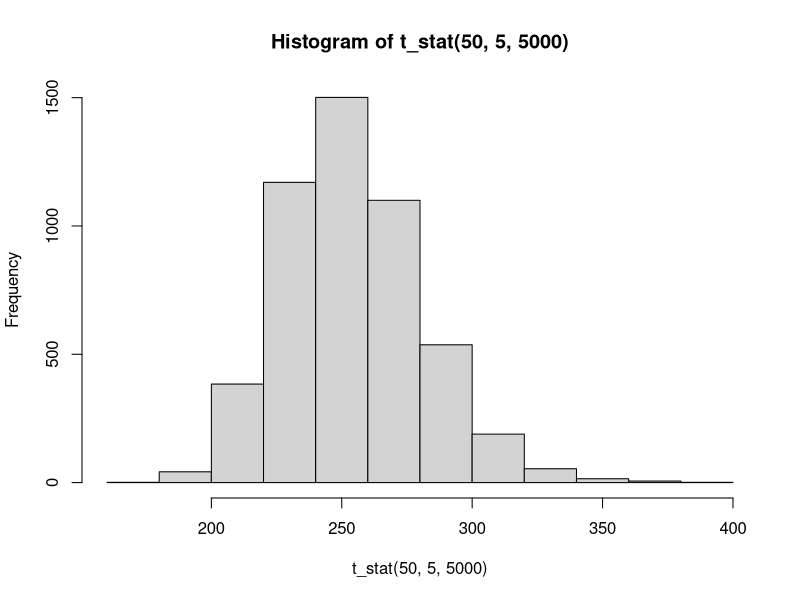
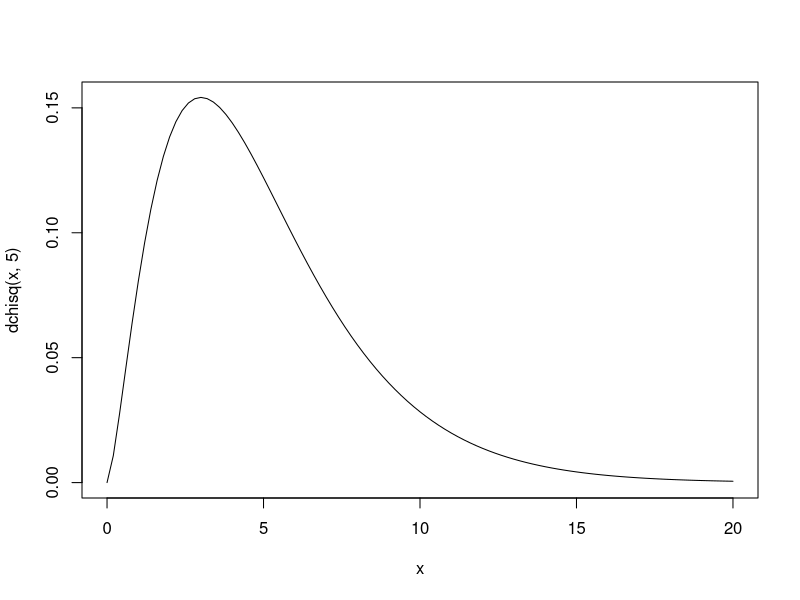

Source code (R) for these figures, in order: (Note: this script raises an error after producing the figures.)
t_stat <- function(n,df,nreps) {
  
  t_stat = numeric(nreps)
  
  for(i in 1:nreps) {
    x <- rchisq(n,df,nreps)
    t_stat[i] <- (mean(x)-df)/(sd(x)/sqrt(n)) 
  }
  return(t_stat)
}

hist(t_stat(50,5,5000))
curve(dchisq(x,5), xlim=c(0,20))

f_test <- function(n,k1,k2,nreps) {
  f_test <- numeric(nreps)
  for(i in 1:nreps) {
    x <- rf(k1,k2,nreps)
    f_test[i] <- (mean(x)-(k2/(k2-2)))/(sd(x)/sqrt(n))
  }
  return(f_test)
}

f <- f_test(100,4,6,5000)
f2 <- 1/f_test(100,6,4,5000)

fi <- function(nreps,k1,k2) {
  
  x <- fi(nreps,k1,k2)
  y <- 1/x
  
  hist(y, freq=F,
       main=paste("X ~ F(",k1,",",k2,") 일 때","1/F(",k1,",",k2,")의 분포"),
       xlab = "1/x",
       col=gray(0.8), 
       breaks=seq(0,10000,0.2), 
       xlim=c(0,6))
      
  curve(df(x,k2,k1),
       col="blue",
       lwd=2,
       add=TRUE)
       
  text(y=0.4, x=2.5, paste("<==F(",k2,",",k1,")") ,col="blue")
}

par(mfrow=c(2,2))
fi(10000,5,10)


#다항분포
csq <- function(n,nreps) { #n-다항시행의 시행횟수, nreps-반복추출할 표본수
  cs = numeric(nreps)
  lp = length(p)
  for(i in 1:nreps){
    x = rmultinom(1,n,prob=p) #다항분포난수
    #Ex = numeric(lp)
    #b = 0
    
    #for(j in 1:lp){
      #Ex[j] = (x[j]-n*p[j])^2/(n*p[j])
      #b=b+Ex[j]
    #}
    #cs[i] = b
    cs[i] <- sum((x-n*p)^2/(n*p)) # line57~64 리팩토링
  }
  #print(cs)
  return (cs)
}

#예3
p = c(1/6,1/3,1/2) ;p
y = csq(n=100, nreps=10000) ;max(y)
hist(y, breaks=seq(0,100,0.5), ylim = c(0,0.5), xlim=c(0,15), col="gray95", freq=F)  
curve(dchisq(x,length(p)-1), add=T, lwd=2, col="blue")
text(x=5,y=0.2,"chisqure(2)",col="blue")

#예4
p = c(0.2,0.3,0.2,0.2,0.1) ;p
y = csq(n=200, nreps=10000) ;max(y)
hist(y, breaks=seq(0,30,0.4), ylim = c(0,0.2), xlim=c(0,20), col="gray95", freq=F)  
curve(dchisq(x,length(p)-1), add=T, lwd=2, col="blue")
text(x=5,y=0.2,"chisqure(4)",col="blue")


#기말고사 시험범위 
#t검정 시뮬레이션~ (237p~)
